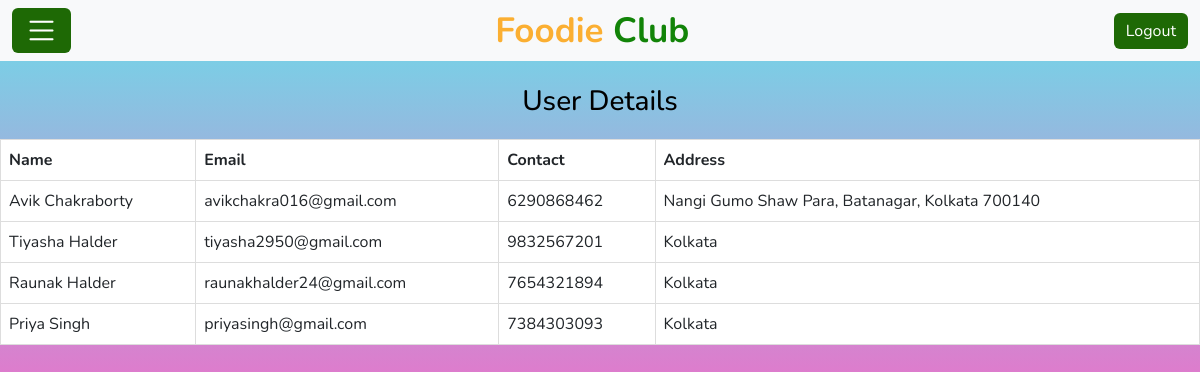
Screenshot of /view_users/ (signed in) with the database file from the repository.
### Customer/models.py (models this page shows)
class Customer(models.Model):
    cust_id=models.AutoField(primary_key=True)
    name=models.CharField(max_length=100)
    profile_picture=models.ImageField(upload_to='profile_picture/',validators=[validate_image])
    email=models.EmailField(unique=True)
    password=models.CharField(max_length=50)
    mobile_number=models.BigIntegerField(unique=True)
    address=models.CharField(max_length=300)

### Admin/views.py (the view)
# urls.py: path('view_users/',views.view_users,name="view_users"),
def view_users(request):
    email=request.session.get('email')
    if request.session and Admin.objects.filter(email=email).exists():
        cus=Customer.objects.all()
        return render(request,'View_users.html',{'cus':cus})
    else:
        return redirect('error')

### templates/View_users.html (shortened to what this page needs)
<!DOCTYPE html>
<html lang="en">
<head>
    {% load static %}
    <link href="https://cdn.jsdelivr.net/npm/bootstrap@5.3.0-alpha3/dist/css/bootstrap.min.css" rel="stylesheet">
    <link rel="stylesheet" href="https://cdn.jsdelivr.net/npm/bootstrap-icons@1.11.3/font/bootstrap-icons.min.css">
</head>
<body>
    <div class="navbar navbar-expand-lg bg-light navbar-light">
        <div class="container-fluid">
            <a class="btn btn-primary navbar-brand" data-bs-toggle="offcanvas" href="#offcanvasExample" role="button" aria-controls="offcanvasExample">
                <i class="bi bi-list" style="color: white;"></i>
            </a>
            <a href="/" class="navbar-brand">Foodie <span>Club</span></a>
            <a href="/logout"><button type="button" class="btn btn-primary">Logout</button></a>
        </div>
    </div>
    <h3 style="text-align: center;margin-top: 2%;">User Details</h3>
    <div class="table-wrapper">
        <table class="table">
            <thead>
                <tr>
                    <th scope="col">Name</th>
                    <th scope="col">Email</th>
                    <th scope="col">Contact</th>
                    <th scope="col">Address</th>
                </tr>
            </thead>
            <tbody>
                {% for obj in cus %}
                    <tr>
                        <td scope="row">{{ obj.name }}</td>
                        <td>{{ obj.email }}</td>
                        <td>{{ obj.mobile_number }}</td>
                        <td>{{ obj.address }}</td>
                    </tr>
                {% endfor %}
            </tbody>
        </table>
    </div>
</body>
</html>

### templates/View_users.html (style rules this page uses)
body { color: black; margin: 0; font-family: 'Nunito', sans-serif; background: linear-gradient(rgb(105, 221, 234), rgb(224, 122, 204)); background-repeat: no-repeat; }
.btn-primary { background-color: #1e6905; border: none; }
.navbar .navbar-brand { margin: 0; color: #fbaf32; font-size: 35px; line-height: 0px; font-weight: 700; font-family: 'Nunito', sans-serif; transition: .5s; }
.navbar .navbar-brand span { color: #128408; }
.table-wrapper { overflow-x: auto; -webkit-overflow-scrolling: touch; }
table { width: 100%; border-collapse: collapse; }
th, td { padding: 8px; border: 1px solid #ddd; text-align: left; }
th { background-color: #f8f9fa; }
.table-wrapper { margin: 20px 0; }

### rows the page displays
Customer: name "Avik Chakraborty", email "avikchakra016@gmail.com", mobile_number "6290868462", address "Nangi Gumo Shaw Para, Batanagar, Kolkata 700140"
Customer: name "Tiyasha Halder", email "tiyasha2950@gmail.com", mobile_number "9832567201", address "Kolkata"
Customer: name "Raunak Halder", email "raunakhalder24@gmail.com", mobile_number "7654321894", address "Kolkata"
Customer: name "Priya Singh", email "priyasingh@gmail.com", mobile_number "7384303093", address "Kolkata"
